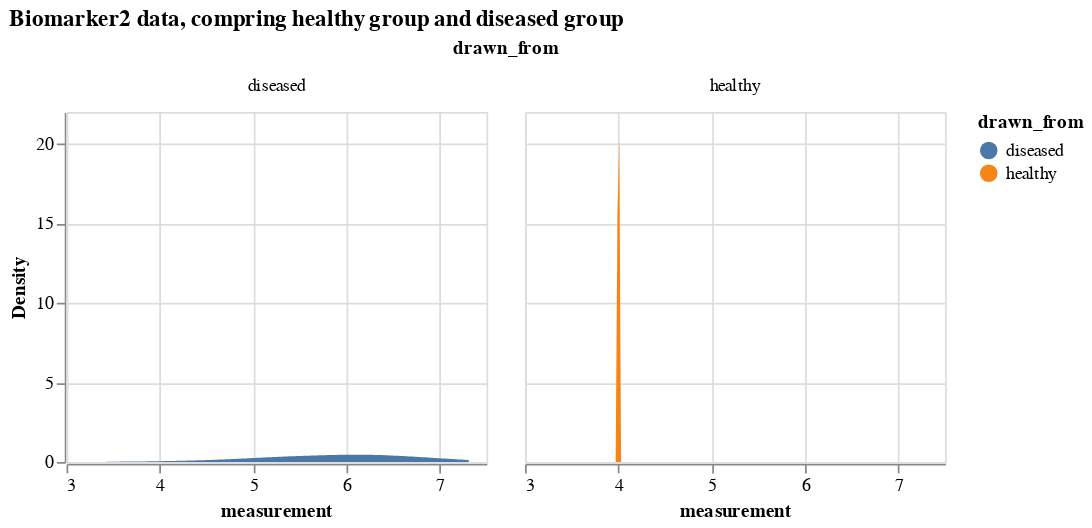

The notebook cell saved with this chart:
### Markdown cell above
### Comparing a certain biomarker data

### Code cell
# select only biomarker 2 
bio_2_data = df_expanded[df_expanded.Biomarker=='Biomarker 2'].drop(['k_j', 'k_n', 'Biomarker'], axis = 1)
# biomarker2 data, comparing from diseased and healthy groups
alt.Chart(bio_2_data).transform_density(
    'measurement',
    as_=['measurement', 'Density'],
    groupby=['drawn_from']
).mark_area().encode(
    x="measurement:Q",
    y="Density:Q",
    facet = alt.Facet(
        "drawn_from:N",
    ),
    color=alt.Color(
        'drawn_from:N'
    )
).properties(
    width= 240,
    height = 200,
).properties(
    title='Biomarker2 data, compring healthy group and diseased group'
)

### Figure 1 — Vega-Lite specification as saved in the notebook (floating-point values rounded to 4 significant figures)
{"config": {"view": {"continuousWidth": 300, "continuousHeight": 300}}, "data": {"name": "data-81501cea4b45f82353ebc96051282ee2"}, "mark": {"type": "area"}, "encoding": {"color": {"field": "drawn_from", "type": "nominal"}, "facet": {"field": "drawn_from", "type": "nominal"}, "x": {"field": "measurement", "type": "quantitative"}, "y": {"field": "Density", "type": "quantitative"}}, "height": 200, "title": "Biomarker2 data, compring healthy group and diseased group", "transform": [{"density": "measurement", "groupby": ["drawn_from"], "as": ["measurement", "Density"]}], "width": 240, "$schema": "https://vega.github.io/schema/vega-lite/v5.16.3.json", "datasets": {"data-81501cea4b45f82353ebc96051282ee2": [{"participant": 0, "measurement": 5.193, "drawn_from": "diseased"}, {"participant": 1, "measurement": 6.574, "drawn_from": "diseased"}, {"participant": 2, "measurement": 6.307, "drawn_from": "diseased"}, {"participant": 3, "measurement": 4.836, "drawn_from": "diseased"}, {"participant": 4, "measurement": 5.146, "drawn_from": "diseased"}, {"participant": 5, "measurement": 3.995, "drawn_from": "healthy"}, {"participant": 6, "measurement": 6.082, "drawn_from": "diseased"}, {"participant": 7, "measurement": 6.453, "drawn_from": "diseased"}, {"participant": 8, "measurement": 3.999, "drawn_from": "healthy"}, {"participant": 9, "measurement": 6.662, "drawn_from": "diseased"}, {"participant": 10, "measurement": 5.283, "drawn_from": "diseased"}, {"participant": 11, "measurement": 6.114, "drawn_from": "diseased"}, {"participant": 12, "measurement": 6.52, "drawn_from": "diseased"}, {"participant": 13, "measurement": 7.31, "drawn_from": "diseased"}, {"participant": 14, "measurement": 6.714, "drawn_from": "diseased"}, {"participant": 15, "measurement": 3.996, "drawn_from": "healthy"}, {"participant": 16, "measurement": 4.01, "drawn_from": "healthy"}, {"participant": 17, "measurement": 3.997, "drawn_from": "healthy"}, {"participant": 18, "measurement": 6.227, "drawn_from": "diseased"}, {"participant": 19, "measurement": 6.887, "drawn_from": "diseased"}, {"participant": 20, "measurement": 4.007, "drawn_from": "healthy"}, {"participant": 21, "measurement": 6.264, "drawn_from": "diseased"}, {"participant": 22, "measurement": 5.135, "drawn_from": "diseased"}, {"participant": 23, "measurement": 5.95, "drawn_from": "diseased"}, {"participant": 24, "measurement": 5.14, "drawn_from": "diseased"}, {"participant": 25, "measurement": 5.864, "drawn_from": "diseased"}, {"participant": 26, "measurement": 4.001, "drawn_from": "healthy"}, {"participant": 27, "measurement": 4.0, "drawn_from": "healthy"}, {"participant": 28, "measurement": 3.996, "drawn_from": "healthy"}, {"participant": 29, "measurement": 4.627, "drawn_from": "diseased"}, {"participant": 30, "measurement": 5.955, "drawn_from": "diseased"}, {"participant": 31, "measurement": 5.598, "drawn_from": "diseased"}, {"participant": 32, "measurement": 4.146, "drawn_from": "diseased"}, {"participant": 33, "measurement": 5.954, "drawn_from": "diseased"}, {"participant": 34, "measurement": 5.482, "drawn_from": "diseased"}, {"participant": 35, "measurement": 6.153, "drawn_from": "diseased"}, {"participant": 36, "measurement": 4.079, "drawn_from": "diseased"}, {"participant": 37, "measurement": 6.179, "drawn_from": "diseased"}, {"participant": 38, "measurement": 6.777, "drawn_from": "diseased"}, {"participant": 39, "measurement": 6.869, "drawn_from": "diseased"}, {"participant": 40, "measurement": 4.005, "drawn_from": "healthy"}, {"participant": 41, "measurement": 4.002, "drawn_from": "healthy"}, {"participant": 42, "measurement": 5.138, "drawn_from": "diseased"}, {"participant": 43, "measurement": 4.963, "drawn_from": "diseased"}, {"participant": 44, "measurement": 5.68, "drawn_from": "diseased"}, {"participant": 45, "measurement": 6.491, "drawn_from": "diseased"}, {"participant": 46, "measurement": 3.999, "drawn_from": "healthy"}, {"participant": 47, "measurement": 5.668, "drawn_from": "diseased"}, {"participant": 48, "measurement": 6.509, "drawn_from": "diseased"}, {"participant": 49, "measurement": 3.995, "drawn_from": "healthy"}, {"participant": 50, "measurement": 4.001, "drawn_from": "healthy"}, {"participant": 51, "measurement": 5.728, "drawn_from": "diseased"}, {"participant": 52, "measurement": 7.224, "drawn_from": "diseased"}, {"participant": 53, "measurement": 7.076, "drawn_from": "diseased"}, {"participant": 54, "measurement": 6.709, "drawn_from": "diseased"}, {"participant": 55, "measurement": 6.013, "drawn_from": "diseased"}, {"participant": 56, "measurement": 6.53, "drawn_from": "diseased"}, {"participant": 57, "measurement": 3.428, "drawn_from": "diseased"}, {"participant": 58, "measurement": 6.233, "drawn_from": "diseased"}, {"participant": 59, "measurement": 3.997, "drawn_from": "healthy"}, {"participant": 60, "measurement": 6.086, "drawn_from": "diseased"}, {"participant": 61, "measurement": 5.474, "drawn_from": "diseased"}, {"participant": 62, "measurement": 6.362, "drawn_from": "diseased"}, {"participant": 63, "measurement": 5.957, "drawn_from": "diseased"}, {"participant": 64, "measurement": 6.404, "drawn_from": "diseased"}, {"participant": 65, "measurement": 5.265, "drawn_from": "diseased"}, {"participant": 66, "measurement": 4.008, "drawn_from": "healthy"}, {"participant": 67, "measurement": 5.865, "drawn_from": "diseased"}, {"participant": 68, "measurement": 6.504, "drawn_from": "diseased"}, {"participant": 69, "measurement": 5.424, "drawn_from": "diseased"}, {"participant": 70, "measurement": 6.188, "drawn_from": "diseased"}, {"participant": 71, "measurement": 5.738, "drawn_from": "diseased"}, {"participant": 72, "measurement": 7.168, "drawn_from": "diseased"}, {"participant": 73, "measurement": 5.611, "drawn_from": "diseased"}, {"participant": 74, "measurement": 7.099, "drawn_from": "diseased"}, {"participant": 75, "measurement": 5.921, "drawn_from": "diseased"}, {"participant": 76, "measurement": 5.731, "drawn_from": "diseased"}, {"participant": 77, "measurement": 4.005, "drawn_from": "healthy"}, {"participant": 78, "measurement": 6.365, "drawn_from": "diseased"}, {"participant": 79, "measurement": 5.59, "drawn_from": "diseased"}, {"participant": 80, "measurement": 5.629, "drawn_from": "diseased"}, {"participant": 81, "measurement": 5.129, "drawn_from": "diseased"}, {"participant": 82, "measurement": 4.97, "drawn_from": "diseased"}, {"participant": 83, "measurement": 3.998, "drawn_from": "healthy"}, {"participant": 84, "measurement": 4.394, "drawn_from": "diseased"}, {"participant": 85, "measurement": 6.788, "drawn_from": "diseased"}, {"participant": 86, "measurement": 6.937, "drawn_from": "diseased"}, {"participant": 87, "measurement": 4.592, "drawn_from": "diseased"}, {"participant": 88, "measurement": 6.106, "drawn_from": "diseased"}, {"participant": 89, "measurement": 4.625, "drawn_from": "diseased"}, {"participant": 90, "measurement": 4.001, "drawn_from": "healthy"}, {"participant": 91, "measurement": 6.095, "drawn_from": "diseased"}, {"participant": 92, "measurement": 5.476, "drawn_from": "diseased"}, {"participant": 93, "measurement": 5.409, "drawn_from": "diseased"}, {"participant": 94, "measurement": 4.006, "drawn_from": "healthy"}, {"participant": 95, "measurement": 5.378, "drawn_from": "diseased"}, {"participant": 96, "measurement": 6.367, "drawn_from": "diseased"}, {"participant": 97, "measurement": 6.949, "drawn_from": "diseased"}, {"participant": 98, "measurement": 4.871, "drawn_from": "diseased"}, {"participant": 99, "measurement": 3.992, "drawn_from": "healthy"}]}}
